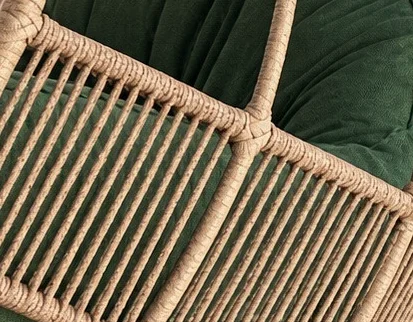
#> input picture dist/assets/hero/detalhe-trama.webp, 413 x 322 px
$ python -i process-hero-assets.py   (imports and definitions only)
#> lines starting #> are read from the running program, lines starting #| are printed output that depends on the picture
#> further down, picture is the input picture: PIL image 413x322 RGB; mean R, G, B 113, 101.8, 78.2
#!/usr/bin/env python3
"""Trata as imagens da hero: cenário da varanda e cadeira pendente.

Uso: python3 scripts/process-hero-assets.py <cenario> <cadeira-fundo-branco>

- Cenário: 3 larguras em WebP.
- Cadeira: remove o fundo branco (inclusive entre as tramas), tira o halo branco
  das bordas, aquece a luz para combinar com o fim de tarde da cena e salva
  WebP com transparência em 3 larguras.
"""
import sys
from pathlib import Path
import numpy as np
from PIL import Image

ROOT = Path(__file__).resolve().parent.parent
OUT = ROOT / "src" / "assets" / "hero"

def save(img, name, width, q):
    if img.width > width:
        img = img.resize((width, round(img.height * width / img.width)), Image.LANCZOS)
    p = OUT / name
    img.save(p, "webp", quality=q, method=6)
    print(f"  {p.relative_to(ROOT)}  {img.size}  {p.stat().st_size // 1024}KB")

def cut_white(img):
    a = np.asarray(img.convert("RGB")).astype(np.float32)
    dist = 255 - a.min(axis=2)                     # 0 = branco puro
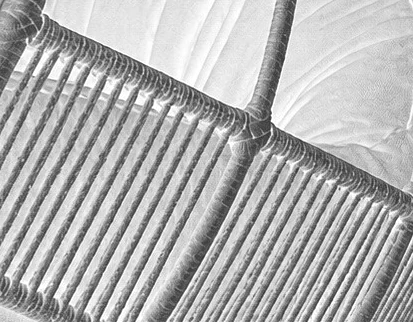
#> dist: shape (322, 413) float32; min 46, max 255, mean 176.9
    sat = a.max(axis=2) - a.min(axis=2)
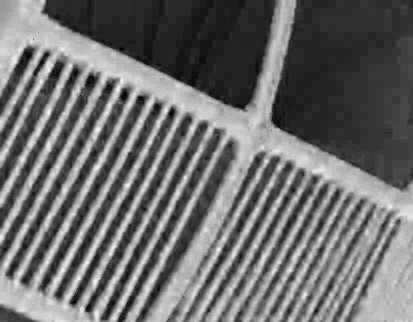
#> sat: shape (322, 413) float32; min 0, max 91, mean 39.3; drawn with min black and max white
    alpha = np.clip((dist - 6) / 30, 0, 1)         # rampa suave de 6 a 36
#> alpha: shape (322, 413) float32; every value is 1
    alpha = np.where(sat > 22, np.maximum(alpha, 0.98), alpha)  # cor saturada nunca some
    # tira o halo branco: desfaz a mistura com o branco nas bordas
    safe = np.maximum(alpha, 1e-3)[..., None]
    rgb = np.clip((a - 255 * (1 - safe)) / safe, 0, 255)
    # luz de fim de tarde: um pouco mais quente e menos brilhante
    rgb = rgb * np.array([1.03, 0.99, 0.90]) * 0.96
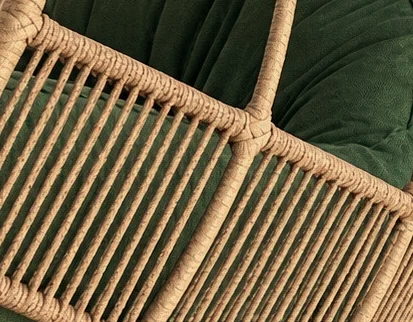
#> rgb: shape (322, 413, 3) float64; mean R, G, B 111.8, 96.8, 67.6
    rgba = np.dstack([np.clip(rgb, 0, 255), alpha * 255]).astype(np.uint8)
    out = Image.fromarray(rgba, "RGBA")
    return out.crop(out.getchannel("A").point(lambda v: 255 if v > 8 else 0).getbbox())

def main(scene, chair):
    OUT.mkdir(parents=True, exist_ok=True)
    print("cenário")
    s = Image.open(scene).convert("RGB")
    for w in (768, 1280, 1738):
        save(s, f"cenario-{w}.webp", w, 84)
    print("cadeira")
    c = cut_white(Image.open(chair))
    for w in (420, 760, 1073):
        save(c, f"cadeira-pendente-{w}.webp", w, 88)
    print("detalhes (cards Trama / Toque)")
    base = Image.new("RGBA", c.size, (217, 200, 176, 255))
    base.alpha_composite(c)
    base = base.convert("RGB")
    W, H = base.size
    save(base.crop((int(W*.56), int(H*.58), int(W*.95), int(H*.80))), "detalhe-trama.webp", 800, 86)
    save(base.crop((int(W*.03), int(H*.58), int(W*.40), int(H*.76))), "detalhe-toque.webp", 800, 86)

# [2 lines not run here, left out]

>>> from PIL import Image
>>> picture = Image.open('../dist/assets/hero/detalhe-trama.webp')
>>> result = cut_white(picture)
